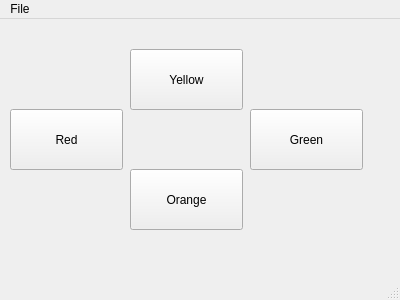
<?xml version="1.0" encoding="UTF-8"?>
<ui version="4.0">
 <class>MainWindow</class>
 <widget class="QMainWindow" name="MainWindow">
  <property name="geometry">
   <rect>
    <x>0</x>
    <y>0</y>
    <width>400</width>
    <height>300</height>
   </rect>
  </property>
  <property name="windowTitle">
   <string>MainWindow</string>
  </property>
  <widget class="QWidget" name="centralWidget">
   <widget class="QPushButton" name="yellowButton">
    <property name="geometry">
     <rect>
      <x>130</x>
      <y>30</y>
      <width>113</width>
      <height>61</height>
     </rect>
    </property>
    <property name="autoFillBackground">
     <bool>false</bool>
    </property>
    <property name="text">
     <string>Yellow</string>
    </property>
   </widget>
   <widget class="QPushButton" name="redButton">
    <property name="geometry">
     <rect>
      <x>10</x>
      <y>90</y>
      <width>113</width>
      <height>61</height>
     </rect>
    </property>
    <property name="text">
     <string>Red</string>
    </property>
   </widget>
   <widget class="QPushButton" name="orangeButton">
    <property name="geometry">
     <rect>
      <x>130</x>
      <y>150</y>
      <width>113</width>
      <height>61</height>
     </rect>
    </property>
    <property name="text">
     <string>Orange</string>
    </property>
   </widget>
   <widget class="QPushButton" name="greenButton">
    <property name="geometry">
     <rect>
      <x>250</x>
      <y>90</y>
      <width>113</width>
      <height>61</height>
     </rect>
    </property>
    <property name="text">
     <string>Green</string>
    </property>
   </widget>
  </widget>
  <widget class="QMenuBar" name="menuBar">
   <property name="geometry">
    <rect>
     <x>0</x>
     <y>0</y>
     <width>400</width>
     <height>22</height>
    </rect>
   </property>
   <widget class="QMenu" name="menuFile">
    <property name="title">
     <string>File</string>
    </property>
    <addaction name="actionNew_Game"/>
   </widget>
   <addaction name="menuFile"/>
  </widget>
  <widget class="QStatusBar" name="statusBar"/>
  <action name="actionNew_Game">
   <property name="text">
    <string>New Game</string>
   </property>
  </action>
 </widget>
 <layoutdefault spacing="6" margin="11"/>
 <resources/>
 <connections/>
</ui>
